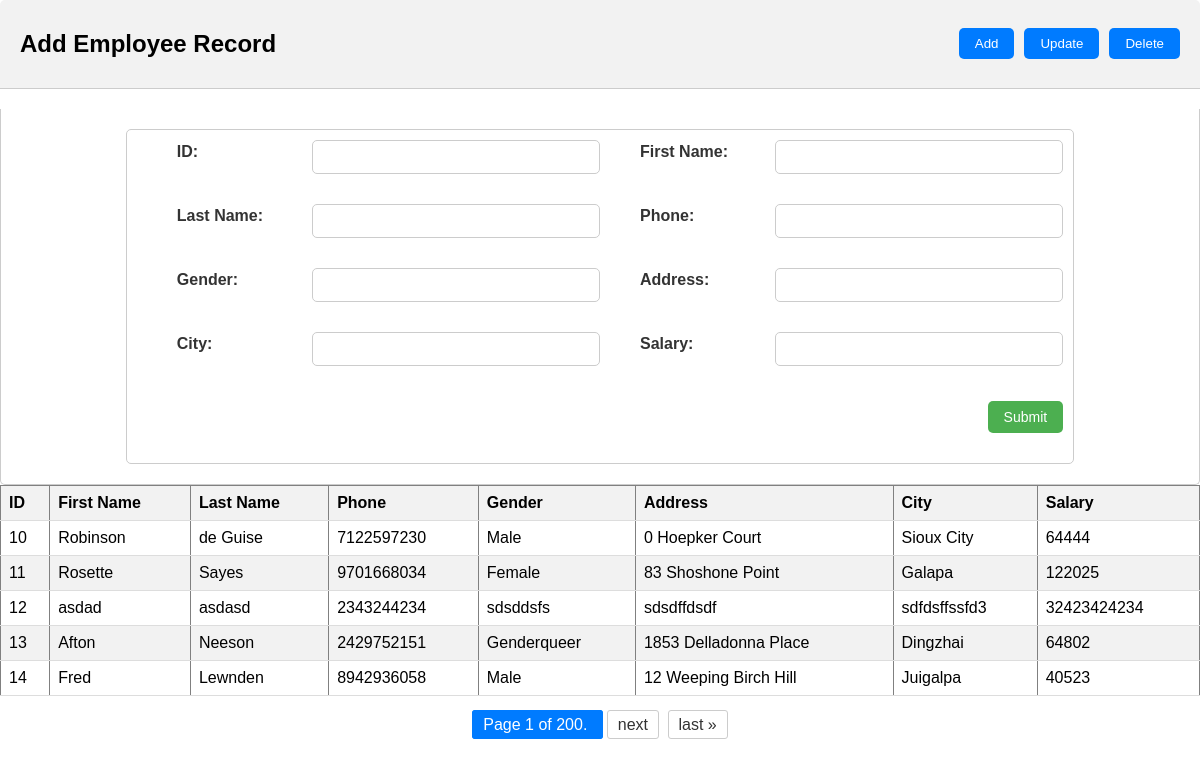
/users/, run on the app's committed database.
### acess_management/models.py (models this page shows)
class users(models.Model):
    first_name = models.CharField(max_length = 255)
    last_name = models.CharField(max_length = 255)
    gender = models.CharField(max_length = 255)
    city = models.CharField(max_length = 255)
    phone = models.IntegerField()
    salary = models.IntegerField()
    address = models.CharField(max_length=400)

### acess_management/views.py (the view)
# urls.py: path('users/', views.userData, name='acess_management'),
def userData(request):
    success_msg = None
    if (request.method == 'POST'):
        form = YourForm(request.POST)
        if form.is_valid():
            form_data = form.cleaned_data
            print(form_data)
            your_model_instance = users(
                id=form_data['id'],
                first_name=form_data['first_name'],
                last_name=form_data['last_name'],
                phone=form_data['phone'],
                gender=form_data['gender'],
                address=form_data['address'],
                city=form_data['city'],
                salary=form_data['salary']
            )
            success_msg = True
            your_model_instance.save()
            data = users.objects.all().values()
            paginator = Paginator(data, 5)  # 10 items per page
            page_number = request.GET.get('page')
            page_obj = paginator.get_page(page_number)
            template = loader.get_template('users.html')
            context = {'usersData': page_obj,'success_msg': success_msg}
            return HttpResponse(template.render(context, request))
        else:
            return HttpResponse("Method not allowed!")
    else:
        return datawithpaginator(request,False)

### acess_management/views.py (called while the page is built)
def datawithpaginator(request,context_with_msg):
    data = users.objects.all().values()
    paginator = Paginator(data, 5)  # 10 items per page
    page_number = request.GET.get('page')
    page_obj = paginator.get_page(page_number)
    template = loader.get_template('users.html')
    if(context_with_msg):
        context = {'usersData': page_obj,'success_msg': True}
    else:
        context = {'usersData': page_obj}
    return HttpResponse(template.render(context, request))

### acess_management/templates/users.html (shortened to what this page needs)
<!DOCTYPE html>
<html>
  <head>
  </head>
  <body>
    <div id="main-container">
      <div class="tab-header">
        <div class="header-content">
          <h2 id="header-title">Add Employee Record</h2>
          <div class="action-buttons">
            <button class="btn-add" onclick="showForm('add')">Add</button>
            <button class="btn-update" onclick="showForm('update')">
              Update
            </button>
            <button class="btn-delete" onclick="showForm('delete')">
              Delete
            </button>
          </div>
        </div>
      </div>
      <div class="tab-content">
        <form method="post" id="add">
          <div class="flex">
            <label for="id">ID:</label>
            <input type="number" name="id" id="id" required />
            <label for="first_name">First Name:</label>
            <input type="text" name="first_name" id="first_name" />
          </div>
          <div class="flex">
            <label for="last_name">Last Name:</label>
            <input type="text" name="last_name" id="last_name" />
            <label for="phone">Phone:</label>
            <input type="tel" name="phone" id="phone" />
          </div>
          <div class="flex">
            <label for="gender">Gender:</label>
            <input type="text" name="gender" id="gender" />
            <label for="address">Address:</label>
            <input type="text" name="address" id="address" />
          </div>
          <div class="flex">
            <label for="city">City:</label>
            <input type="text" name="city" id="city" />
            <label for="salary">Salary:</label>
            <input type="number" name="salary" id="salary" />
          </div>
          <div class="flex" style="justify-content: flex-end">
            <button type="submit">Submit</button>
          </div>
        </form>
      </div>
      <table border="1">
        <thead>
          <tr>
            <th>ID</th>
            <th>First Name</th>
            <th>Last Name</th>
            <th>Phone</th>
            <th>Gender</th>
            <th>Address</th>
            <th>City</th>
            <th>Salary</th>
          </tr>
        </thead>
        <tbody>
          {% for item in usersData %}
          <tr>
            <td>{{ item.id }}</td>
            <td>{{ item.first_name }}</td>
            <td>{{ item.last_name }}</td>
            <td>{{ item.phone }}</td>
            <td>{{ item.gender }}</td>
            <td>{{ item.address }}</td>
            <td>{{ item.city }}</td>
            <td>{{ item.salary }}</td>
          </tr>
          {% endfor %}
        </tbody>
      </table>
      <div class="pagination">
        <span class="step-links">
          <span class="current">
            Page {{ usersData.number }} of {{ usersData.paginator.num_pages }}.
          </span>
          {% if usersData.has_next %}
          <a href="?page={{ usersData.next_page_number }}">next</a>
          <a href="?page={{ usersData.paginator.num_pages }}">last &raquo;</a>
          {% endif %}
        </span>
      </div>
    </div>
  </body>
</html>

### acess_management/templates/users.html (style rules this page uses)
body { margin: 0; padding: 0; font-family: Arial, sans-serif; }
.tab-header { background-color: #f2f2f2; padding: 10px 20px; border-top-left-radius: 5px; border-top-right-radius: 5px; border-bottom: 1px solid #ccc; margin-bottom: 20px; }
.tab-content { padding: 20px; border: 1px solid #ccc; border-top: none; border-bottom-left-radius: 5px; border-bottom-right-radius: 5px; }
table { width: 100%; border-collapse: collapse; margin-bottom: 20px; }
th, td { padding: 8px; text-align: left; border-bottom: 1px solid #ddd; }
th { background-color: #f2f2f2; }
tr:nth-child(even) { background-color: #f2f2f2; }
form { width: 80%; margin: 0 auto; padding: 10px; border: 1px solid #ccc; border-radius: 5px; }
label { display: block; margin-bottom: 5px; font-size: 16px; color: #333; font-weight: bold; }
input[type="number"], input[type="text"], input[type="tel"] { width: calc(100% - 12px); padding: 8px; margin-bottom: 10px; border: 1px solid #ccc; border-radius: 5px; transition: border-color 0.3s ease; font-size: 14px; }
button[type="submit"] { background-color: #4caf50; color: white; padding: 8px 16px; border: none; border-radius: 5px; cursor: pointer; margin-top: 5px; font-size: 14px; }
input[type="number"]::placeholder, input[type="text"]::placeholder, input[type="tel"]::placeholder { color: #999; }
.flex { display: flex; justify-content: space-between; margin-bottom: 20px; align-items: center; }
.flex label { flex: 1; margin-left: 40px; margin-bottom: 20px; }
.flex input { flex: 2; }
.pagination { margin-top: 20px; text-align: center; }
.pagination .step-links { display: inline-block; }
.pagination .step-links a { color: #333; text-decoration: none; padding: 5px 10px; margin: 0 2px; border: 1px solid #ccc; border-radius: 3px; }
.pagination .step-links .current { color: #fff; background-color: #007bff; padding: 5px 10px; margin: 0 2px; border: 1px solid #007bff; border-radius: 3px; }
.action-buttons { display: flex; align-items: center; }
.action-buttons button { margin-left: 10px; padding: 8px 16px; border: none; border-radius: 5px; background-color: #007bff; color: #fff; cursor: pointer; }
.header-content { display: flex; justify-content: space-between; }

### data on the page
users: id "10", first_name "Robinson", last_name "de Guise", phone "7122597230", gender "Male", address "0 Hoepker Court", city "Sioux City", salary "64444"
users: id "11", first_name "Rosette", last_name "Sayes", phone "9701668034", gender "Female", address "83 Shoshone Point", city "Galapa", salary "122025"
users: id "12", first_name "asdad", last_name "asdasd", phone "2343244234", gender "sdsddsfs", address "sdsdffdsdf", city "sdfdsffssfd3", salary "32423424234"
users: id "13", first_name "Afton", last_name "Neeson", phone "2429752151", gender "Genderqueer", address "1853 Delladonna Place", city "Dingzhai", salary "64802"
users: id "14", first_name "Fred", last_name "Lewnden", phone "8942936058", gender "Male", address "12 Weeping Birch Hill", city "Juigalpa", salary "40523"

### other printed values
{{ usersData.number }} "1"
{{ usersData.paginator.num_pages }} "200"
